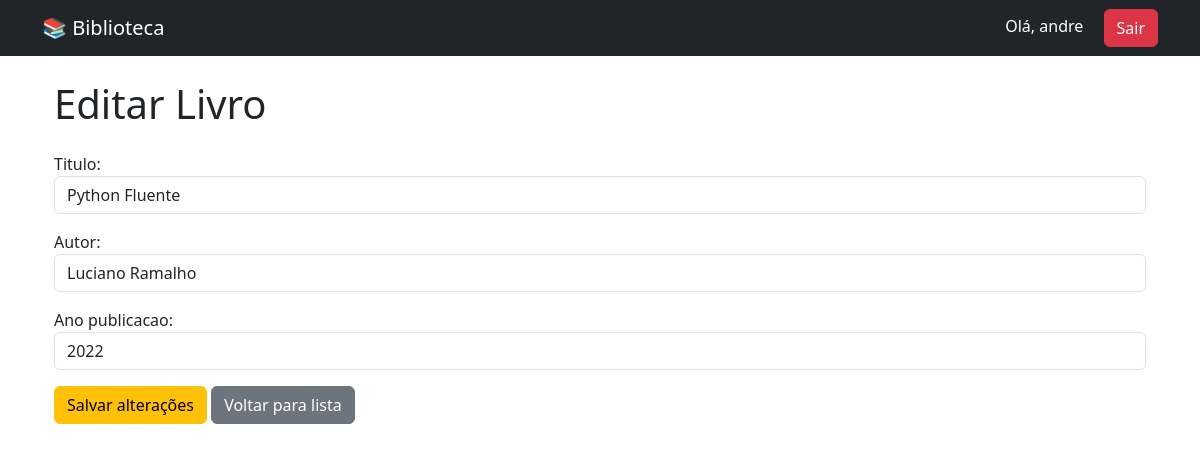
The app's page /livros/6/editar/ (signed in) with its own data.
### livros/models.py (models this page shows, shortened)
class Livro(models.Model):
    titulo = models.CharField(max_length=100)
    autor = models.CharField(max_length=100)
    ano_publicacao = models.IntegerField()

### livros/views.py (the view)
# urls.py: path('<int:id>/editar/', views.editar_livro, name='editar_livro'),
@login_required
def editar_livro(request, id):
    livro = get_object_or_404(Livro, id=id)
    if request.method == 'POST':
        form = LivroForm(request.POST, instance=livro)
        if form.is_valid():
            form.save()
            messages.success(request, 'Livro atualizado com sucesso!')
            return redirect('lista_livros')
    else:
        form = LivroForm(instance=livro)
    return render(request, 'livros/editar_livro.html', {'form': form})

### livros/forms.py
class LivroForm(forms.ModelForm):
    class Meta:
        model = Livro
        fields = ['titulo', 'autor', 'ano_publicacao']
        widgets = {
            'titulo': forms.TextInput(attrs={
                'class': 'form-control'
            }),
            'autor': forms.TextInput(attrs={
                'class': 'form-control'
            }),
            'ano_publicacao': forms.NumberInput(attrs={
                'class': 'form-control'
            }),
        }

### livros/templates/livros/editar_livro.html (shortened to what this page needs)
{% extends 'livros/base.html' %}
{% block content %}
    <div class="container mt-4">
        <h1 class="mb-4">Editar Livro</h1>
        <form method="POST">
            {{ form.as_p }}
            <button type="submit" class="btn btn-warning">
                Salvar alterações
            </button>
            <a href="{% url 'lista_livros' %}" class="btn btn-secondary">
                Voltar para lista
            </a>
        </form>
    </div>
{% endblock %}

### livros/templates/livros/base.html (shortened to what this page needs)
<!DOCTYPE html>
<html>
<head>
    <link href="https://cdn.jsdelivr.net/npm/bootstrap@5.3.3/dist/css/bootstrap.min.css" rel="stylesheet">
</head>
<body>
<nav class="navbar navbar-dark bg-dark">
    <div class="container">
        <a class="navbar-brand" href="{% url 'lista_livros' %}">
            📚 Biblioteca
        </a>
        <div>
            {% if user.is_authenticated %}
                <span class="text-white me-3">
                    Olá, {{ user.username }}
                </span>
               <form method="POST" action="{% url 'logout' %}" style="display:inline;">
                    <button type="submit" class="btn btn-danger">
                        Sair
                    </button>
                </form>
            {% else %}
                <a href="{% url 'login' %}" class="btn btn-primary">
                    Entrar
                </a>
            {% endif %}
        </div>
    </div>
</nav>
<div class="container mt-4">
    {% block content %}
    {% endblock %}
</div>
</body>
</html>

### records on screen
Livro: titulo "Python Fluente", autor "Luciano Ramalho", ano_publicacao "2022"

### other values on screen
{{ user.username }} "andre"
